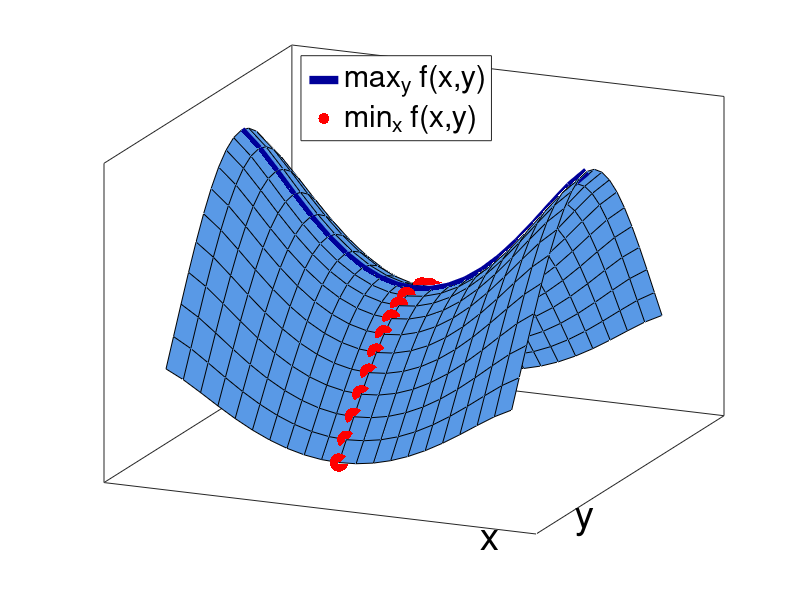

This chart was generated by the following MATLAB code: (Note: this script raises an error after producing the figure.)
%% Illustration of a saddle point
%
%%

% This file is from pmtk3.googlecode.com





h = @(x,z) cos(x.^2).*exp(x.^2 - z.^2);
f = @(x) h(x, 0); 
g = @(z) h(0, z);
d = -0.8:0.08:0.8;
[X, Y] = meshgrid(d, d);
Z = h(X, Y);
figure; hold on;
p1 = surf(X, Y, Z);
p2 = plot3(d, zeros(size(d)), f(d), '-', 'LineWidth', 6, 'Color', [0 0 0.6]);
d(d==0) = [];
p3 = plot3(zeros(size(d)), d, g(d), '.r', 'MarkerSize', 40);
colormap([0.35 0.6 0.9]);
view([23.5 22]);
box on;
set(gca, 'XTick', [], 'YTick', [], 'ZTick', []);
%placeFigures('square', false);
leg = legend([p2,p3], {'max_y f(x,y)', 'min_x f(x,y)'}, 'FontSize', 22);
set(leg, 'Position', [0.3762 0.7655 0.07324 0.09367]);

annotation(gcf,'textbox',[0.6012 0.06965 0.05947 0.06468], ...
    'String'       , {'x'}  ,...
    'FontSize'     , 28     ,...
    'FitBoxToText' , 'off'  ,...
    'LineStyle'    , 'none' );

annotation(gcf, 'textbox', [0.7198 0.08458 0.05947 0.09194], ...
    'String', {'y'},...
    'FontSize', 28,...
    'FitBoxToText', 'off',...
    'LineStyle','none');

printPmtkFigure saddle;
